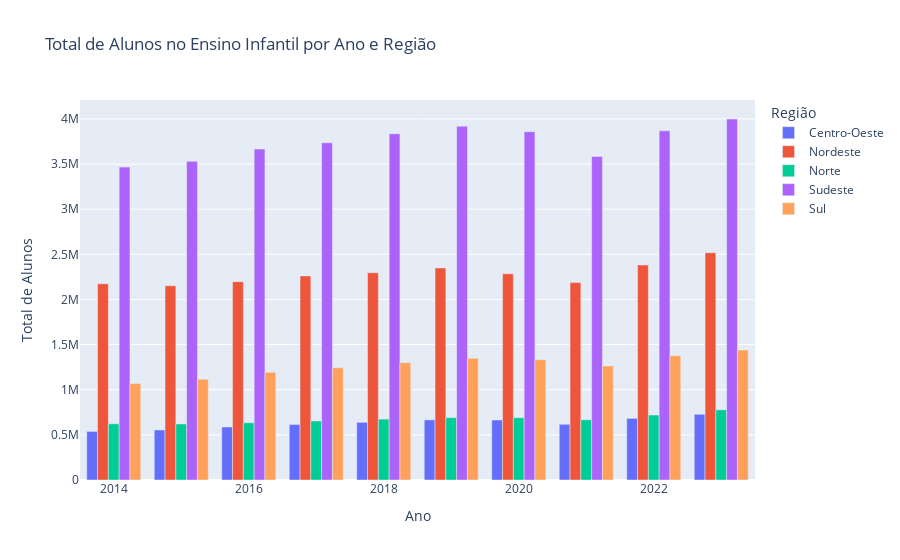

The code cell stored with this chart in its notebook:
### Code cell
fig = px.bar(df_ensino_infantil,
             x=df_ensino_infantil.NU_ANO_CENSO,
             y=df_ensino_infantil.total,
             text=df_ensino_infantil.total,
             color=df_ensino_infantil.NO_REGIAO,
             barmode='group',
             labels={'total': 'Total de Alunos', 'NU_ANO_CENSO': 'Ano', 'NO_REGIAO': 'Região'},
             title='Total de Alunos no Ensino Infantil por Ano e Região')
fig.update_traces(texttemplate='%{text:.2s}', textposition='outside')
fig.update_layout(uniformtext_minsize=8, uniformtext_mode='hide')
# Exibir o gráfico
fig.show()

### Figure 1 — Plotly figure (JSON) as saved in the notebook; plotly's stock layout.template omitted (floating-point values rounded to 4 significant figures)
{"data": [{"alignmentgroup": "True", "hovertemplate": "Região=Centro-Oeste<br>Ano=%{x}<br>Total de Alunos=%{text}<extra></extra>", "legendgroup": "Centro-Oeste", "marker": {"color": "#636efa", "pattern": {"shape": ""}}, "name": "Centro-Oeste", "offsetgroup": "Centro-Oeste", "orientation": "v", "showlegend": true, "text": [538200.0, 554000.0, 587600.0, 615500.0, 639000.0, 666100.0, 664500.0, 617200.0, 683200.0, 728000.0], "textposition": "outside", "x": [2014, 2015, 2016, 2017, 2018, 2019, 2020, 2021, 2022, 2023], "xaxis": "x", "y": [538200.0, 554000.0, 587600.0, 615500.0, 639000.0, 666100.0, 664500.0, 617200.0, 683200.0, 728000.0], "yaxis": "y", "type": "bar", "texttemplate": "%{text:.2s}"}, {"alignmentgroup": "True", "hovertemplate": "Região=Nordeste<br>Ano=%{x}<br>Total de Alunos=%{text}<extra></extra>", "legendgroup": "Nordeste", "marker": {"color": "#EF553B", "pattern": {"shape": ""}}, "name": "Nordeste", "offsetgroup": "Nordeste", "orientation": "v", "showlegend": true, "text": [2174000.0, 2152000.0, 2197000.0, 2261000.0, 2296000.0, 2349000.0, 2285000.0, 2187000.0, 2382000.0, 2518000.0], "textposition": "outside", "x": [2014, 2015, 2016, 2017, 2018, 2019, 2020, 2021, 2022, 2023], "xaxis": "x", "y": [2174000.0, 2152000.0, 2197000.0, 2261000.0, 2296000.0, 2349000.0, 2285000.0, 2187000.0, 2382000.0, 2518000.0], "yaxis": "y", "type": "bar", "texttemplate": "%{text:.2s}"}, {"alignmentgroup": "True", "hovertemplate": "Região=Norte<br>Ano=%{x}<br>Total de Alunos=%{text}<extra></extra>", "legendgroup": "Norte", "marker": {"color": "#00cc96", "pattern": {"shape": ""}}, "name": "Norte", "offsetgroup": "Norte", "orientation": "v", "showlegend": true, "text": [622600.0, 621000.0, 634100.0, 653600.0, 674100.0, 690600.0, 690000.0, 667400.0, 719700.0, 777400.0], "textposition": "outside", "x": [2014, 2015, 2016, 2017, 2018, 2019, 2020, 2021, 2022, 2023], "xaxis": "x", "y": [622600.0, 621000.0, 634100.0, 653600.0, 674100.0, 690600.0, 690000.0, 667400.0, 719700.0, 777400.0], "yaxis": "y", "type": "bar", "texttemplate": "%{text:.2s}"}, {"alignmentgroup": "True", "hovertemplate": "Região=Sudeste<br>Ano=%{x}<br>Total de Alunos=%{text}<extra></extra>", "legendgroup": "Sudeste", "marker": {"color": "#ab63fa", "pattern": {"shape": ""}}, "name": "Sudeste", "offsetgroup": "Sudeste", "orientation": "v", "showlegend": true, "text": [3466000.0, 3530000.0, 3666000.0, 3736000.0, 3836000.0, 3919000.0, 3859000.0, 3585000.0, 3868000.0, 3999000.0], "textposition": "outside", "x": [2014, 2015, 2016, 2017, 2018, 2019, 2020, 2021, 2022, 2023], "xaxis": "x", "y": [3466000.0, 3530000.0, 3666000.0, 3736000.0, 3836000.0, 3919000.0, 3859000.0, 3585000.0, 3868000.0, 3999000.0], "yaxis": "y", "type": "bar", "texttemplate": "%{text:.2s}"}, {"alignmentgroup": "True", "hovertemplate": "Região=Sul<br>Ano=%{x}<br>Total de Alunos=%{text}<extra></extra>", "legendgroup": "Sul", "marker": {"color": "#FFA15A", "pattern": {"shape": ""}}, "name": "Sul", "offsetgroup": "Sul", "orientation": "v", "showlegend": true, "text": [1069000.0, 1116000.0, 1194000.0, 1243000.0, 1300000.0, 1348000.0, 1332000.0, 1263000.0, 1377000.0, 1439000.0], "textposition": "outside", "x": [2014, 2015, 2016, 2017, 2018, 2019, 2020, 2021, 2022, 2023], "xaxis": "x", "y": [1069000.0, 1116000.0, 1194000.0, 1243000.0, 1300000.0, 1348000.0, 1332000.0, 1263000.0, 1377000.0, 1439000.0], "yaxis": "y", "type": "bar", "texttemplate": "%{text:.2s}"}], "layout": {"xaxis": {"anchor": "y", "domain": [0.0, 1.0], "title": {"text": "Ano"}}, "yaxis": {"anchor": "x", "domain": [0.0, 1.0], "title": {"text": "Total de Alunos"}}, "legend": {"title": {"text": "Região"}, "tracegroupgap": 0}, "title": {"text": "Total de Alunos no Ensino Infantil por Ano e Região"}, "barmode": "group", "uniformtext": {"minsize": 8, "mode": "hide"}}}
